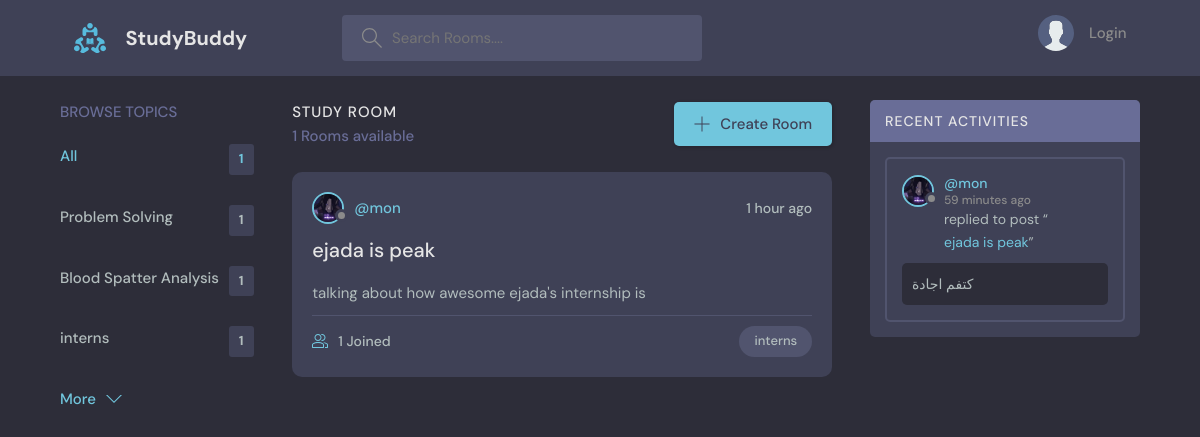
The app's page /?q=interns with its own data.
### base/models.py (models this page shows, shortened)
class Topic(models.Model):
    name = models.CharField(max_length=200)

class Room(models.Model):
    host = models.ForeignKey(User, on_delete=models.SET_NULL, null=True)
    topic = models.ForeignKey(Topic, on_delete = models.SET_NULL, null = True)
    name = models.CharField(max_length=200)
    description = models.TextField(null = True, blank = True)
    participants = models.ManyToManyField(User, related_name='participants', blank=True)
    updated = models.DateTimeField(auto_now=True)
    created = models.DateTimeField(auto_now_add=True)
    class Meta:
        ordering = ['-updated', '-created']
    def __str__(self):
        return self.name

class User(AbstractUser):
    name = models.CharField(max_length=200, null=True)
    email = models.EmailField(unique=True, null=True)
    bio = models.TextField(null=True)
    avatar = models.ImageField(null=True, default="avatar.svg")
    username = models.CharField(max_length=200, unique=True)
    USERNAME_FIELD = 'email'
    REQUIRED_FIELDS = []

class Message(models.Model):
    user = models.ForeignKey(User, on_delete=models.CASCADE)
    room = models.ForeignKey(Room, on_delete=models.CASCADE)
    body = models.TextField()
    updated = models.DateTimeField(auto_now=True)
    created = models.DateTimeField(auto_now_add=True)
    class Meta:
        ordering = ['-updated', '-created']

### base/views.py (the view)
# urls.py: path('', views.home, name = "home"),
def home(request):
    q = request.GET.get('q') if request.GET.get('q') != None else ''
    rooms = Room.objects.filter(
        Q(topic__name__icontains = q) |
        Q(name__icontains = q) |
        Q(description__icontains = q) |
        Q(host__username__icontains = q)
        )
    topics = Topic.objects.all()[0:5]
    room_count = rooms.count()
    room_messages = Message.objects.filter(Q(room__topic__name__icontains = q))
    context = {'rooms': rooms, 'topics': topics, 'room_count': room_count, 'room_messages': room_messages}
    return render(request, 'base/home.html', context)

### base/templates/base/home.html (shortened to what this page needs)
{% extends 'main.html'%}
{% block content %}
<main class="layout layout--3">
      <div class="container">
          {% include 'base/topics_component.html'%}
        <div class="roomList">
          <div class="roomList__header">
            <div>
              <h2>Study Room</h2>
              <p>{{ room_count }} Rooms available</p>
            </div>
            <a class="btn btn--main" href="{% url 'create-room' %}">
              <svg version="1.1" xmlns="http://www.w3.org/2000/svg" width="32" height="32" viewBox="0 0 32 32">
                <title>add</title>
                <path
                  d="M16.943 0.943h-1.885v14.115h-14.115v1.885h14.115v14.115h1.885v-14.115h14.115v-1.885h-14.115v-14.115z"
                ></path>
              </svg>
              Create Room
            </a>
          </div>
          {% include 'base/feed_component.html'%}
        </div>
         {% include 'base/activity_component.html'%}
      </div>
    </main>
    {% endblock %}

### base/templates/base/topics_component.html
        <div class="topics">
          <div class="topics__header">
            <h2>Browse Topics</h2>
          </div>
          <ul class="topics__list">
            <li>
              <a href="{% url 'home'%}" class="active">All <span>{{rooms.count}}</span></a>
            </li>
            {% for topic in topics %}
            <li>
              <a href="{% url 'home'%}?q={{topic.name}}">{{topic.name}} <span>{{topic.room_set.all.count}} </span></a>
            </li>
            {% endfor %}
          </ul>
          <a class="btn btn--link" href="{% url 'topics' %}">
            More
            <svg version="1.1" xmlns="http://www.w3.org/2000/svg" width="32" height="32" viewBox="0 0 32 32">
              <title>chevron-down</title>
              <path d="M16 21l-13-13h-3l16 16 16-16h-3l-13 13z"></path>
            </svg>
          </a>
        </div>

### base/templates/base/feed_component.html (shortened to what this page needs)
{% for room in rooms %}
    <div class="roomListRoom">
            <div class="roomListRoom__header">
              <a href="{% url 'user-profile' room.host.id %}" class="roomListRoom__author">
                <div class="avatar avatar--small">
                  <img src="{{room.host.avatar.url}}" />
                </div>
                <span>@{{room.host.username}}</span>
              </a>
              <div class="roomListRoom__actions">
                <span>{{ room.created|timesince}} ago</span>
              </div>
            </div>
            <div class="roomListRoom__content">
              <a href="{% url 'room' room.id %}">{{room.name}}</a>
              <p>
                {{room.description|slice:":100"}}{% if room.description|length > 100 %}...{% endif %}
              </p>
            </div>
            <div class="roomListRoom__meta">
              <a href="{% url 'room' room.id %}" class="roomListRoom__joined">
                {{room.participants.all.count}} Joined
              </a>
              <p class="roomListRoom__topic">{{room.topic.name}}</p>
            </div>
    </div>
{% endfor %}

### base/templates/base/activity_component.html (shortened to what this page needs)
        <div class="activities">
          <div class="activities__header">
            <h2>Recent Activities</h2>
          </div>
          {% for message in room_messages %}
          <div class="activities__box">
            <div class="activities__boxHeader roomListRoom__header">
              <a href="{% url 'user-profile' message.user.id %}" class="roomListRoom__author">
                <div class="avatar avatar--small">
                  <img src="{{message.user.avatar.url}}" />
                </div>
                <p>
                  @{{message.user.username}}
                  <span>{{message.created|timesince}} ago</span>
                </p>
              </a>
            </div>
            <div class="activities__boxContent">
              <p>replied to post “<a href="{% url 'room' message.room.id %}">{{message.room}}</a>”</p>
              <div class="activities__boxRoomContent">
               {{message.body|slice:":100"}}{% if message.body|length > 100 %}...{% endif %}
              </div>
            </div>
          </div>
          {% endfor %}
        </div>

### records on screen
Topic: name "Problem Solving", room_set.all.count "1"
Topic: name "Blood Spatter Analysis", room_set.all.count "1"
Topic: name "interns", room_set.all.count "1"
Room: host.avatar (picture), host.username "mon", created "1 hour", name "ejada is peak", description "talking about how awesome ejada's internship is", participants.all.count "1", topic.name "interns"
Message: user.avatar (picture), user.username "mon", created "59 minutes", room "ejada is peak", body "كتفم اجادة"

### other values on screen
{{ rooms.count }} "1"
{{ room_count }} "1"
